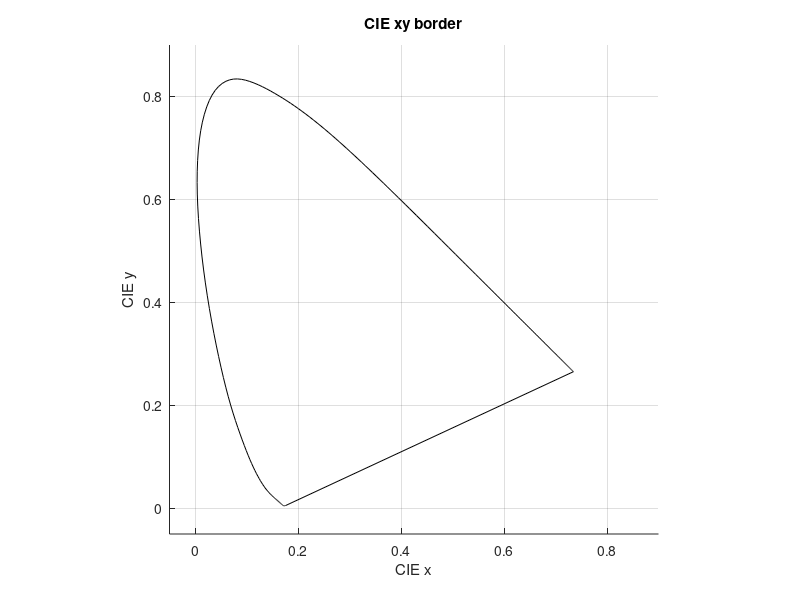

Write the MATLAB code that produced this figure. (Note: this script raises an error after producing the figure.)
function [ah, fh] = PlotCIExyBorder(varargin)
    % Plots the CIE xy border "shoe" into a figure and returns the axes and figure handles for further plotting
    %
    % Parameters:
    %   varargin: Name/Value pairs:
    %       'Handle': valid figure handle to use for the plot. Current hold state will be restored
    %       'Axes'  : valid axes handle to use for the plot. Current hold state will be restored.
    %       Overrides 'Handle';
    %       'LineSpec' : valid LineSpec string, e.g. '--b' for dashed blue lines, see 'plot' documentation.
    %       'PlotOptions': cell array of valid plot options
    %                   e.g. {'Color',[0.5 0.5 0.5],'LineWidth',2}
    %       'Ticks' : array of wavelength values where ticks and labels are plotted. Reasonable default
    %                   Say ...,'Ticks',[],... to suppress ticks
    %       'TickFontSize': number, obvious use. Default: 6
    p = inputParser;
    p.addParameter('Figure',[], @(h) ishandle(h) && strcmp(get(h,'type'),'figure'));
    p.addParameter('Axes',[], @(h) ishandle(h) && strcmp(get(h,'type'),'axes'));
    p.addParameter('LineSpec','k');
    p.addParameter('PlotOptions',{},@(c) iscell(c));
    defaultTicks = [400, 430, 450:10:480, 485:5:520, 530:10:620, 640, 700];
    p.addParameter('Ticks',defaultTicks,@(x) isempty(x) || (isnumeric(x) && isvector(x)));
    p.addParameter('TickFontSize',6,@(x) isnumeric(x) && isscalar(x));
    parse(p,varargin{:});
    if isempty(p.Results.Axes)
        if isempty(p.Results.Figure)
            fh = figure();
            ah = axes;
            holdstate = true;
        else
            fh = p.Results.Figure;
            figure(fh);
            ah = gca;
            holdstate = ishold(ah);
        end
    else
        ah = p.Results.Axes;
        fh = ah.Parent;
        holdstate = ishold(ah);
    end
    lspec = p.Results.LineSpec;
    popts = p.Results.PlotOptions;
    blank = isempty(p.Results.Axes) && isempty(p.Results.Figure);
    
    load('CIE1931_lam_x_y_z.mat','CIE1931XYZ');
    hold on;
    xb = CIE1931XYZ.xBorder;
    yb = CIE1931XYZ.yBorder;
    xb(end+1)=xb(1); % close loop
    yb(end+1)=yb(1);
    plot(ah,xb,yb,lspec,popts{:});
    if blank
        axis equal;
        grid on;
        if isempty(p.Results.Ticks)
            axis([0 0.8 0 0.9]);
        else
            axis([-0.05,0.9,-0.05,0.9]);
        end
        xlabel('CIE x');
        ylabel('CIE y');
        title('CIE xy border');
    end
    if ~isempty(p.Results.Ticks)
        [b,db] = border(p.Results.Ticks,CIE1931XYZ);
        for i = 1:size(b,1)
            d = [-0.00,0.015];
            plot(b(i,1) + db(i,1) * d, b(i,2) + db(i,2) * d, p.Results.LineSpec);
            text(b(i,1) + 0.035 * db(i,1), b(i,2) + 0.035 * db(i,2),num2str(p.Results.Ticks(i)),...
                'HorizontalAlignment','center','FontSize',p.Results.TickFontSize);
        end
    end
    if ~holdstate
        hold(ah,'off');
    end
end

function ColorFillDemo()
% % This snippet show how we can do color filling:
    figure();
    clf;
    hold on;
    img = imread('Berg.jpg');
    alpha = 0.5 * ones(size(img,1,2));
    alpha(100:1000,100:1000) = 0.2;
    alpha(1000:1800,100:1000) = 0.8;

    % Create a red octagon using the fill function.
    t = (1/16:1/8:1)'*2*pi;
    x = cos(t);
    y = sin(t);
    fill(x,y,'r');
    axis square;
    axis tight;
    % alpha can be anything -- set to 1 outside color shoe
    % we could do this pixel by pixel using LDom/purity, slow but available and we do it only once and save   
    % To get the fill color: Use Rec709 / sRGB to compute rgb within sRGB gamut, and continue with 
    % same color on lines from E to border when outside gamut. 
    imagesc([-1 1],[-1,1],flipud(img),'AlphaData',alpha);
    %imagesc([0 1],[0,1],flipud(img));
    plot([-1 1],[-1 1], 'LineWidth',3);
end

function [xyb, dxyb] = border(lam, CIEXYZ)
    % for lam length n, return xyb border points, and local normal unit vectors outward
    ixb = interp1(CIEXYZ.lam, CIEXYZ.xBorder, lam);
    iyb = interp1(CIEXYZ.lam, CIEXYZ.yBorder, lam);
    xyb = cat(2,ixb(:),iyb(:));
    
    blam = [360, 410:10:600, 830];
    xblam = interp1(CIEXYZ.lam, CIEXYZ.xBorder, blam);
    yblam = interp1(CIEXYZ.lam, CIEXYZ.yBorder, blam);
    
    dxbint = ipp_deriv(pchip(blam, xblam));
    dybint = ipp_deriv(pchip(blam, yblam));
    
    % perpendicular outward
    dixb = - ppval(dybint,lam);
    diyb = ppval( dxbint, lam);
    idxblen = sqrt((dixb(:)).^2 + (diyb(:)).^2);
    dxyb = cat(2,dixb(:)./ idxblen ,diyb(:)./ idxblen);
end